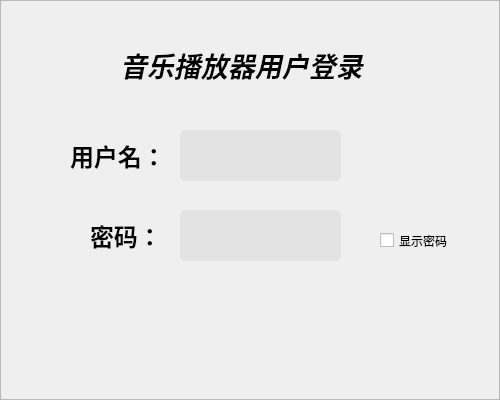
<?xml version="1.0" encoding="UTF-8"?>
<ui version="4.0">
 <class>Login</class>
 <widget class="QWidget" name="Login">
  <property name="geometry">
   <rect>
    <x>0</x>
    <y>0</y>
    <width>500</width>
    <height>400</height>
   </rect>
  </property>
  <property name="minimumSize">
   <size>
    <width>500</width>
    <height>400</height>
   </size>
  </property>
  <property name="maximumSize">
   <size>
    <width>500</width>
    <height>400</height>
   </size>
  </property>
  <property name="windowTitle">
   <string>Form</string>
  </property>
  <property name="styleSheet">
   <string notr="true"/>
  </property>
  <widget class="QFrame" name="frame">
   <property name="geometry">
    <rect>
     <x>0</x>
     <y>0</y>
     <width>500</width>
     <height>400</height>
    </rect>
   </property>
   <property name="minimumSize">
    <size>
     <width>500</width>
     <height>400</height>
    </size>
   </property>
   <property name="maximumSize">
    <size>
     <width>500</width>
     <height>400</height>
    </size>
   </property>
   <property name="autoFillBackground">
    <bool>false</bool>
   </property>
   <property name="styleSheet">
    <string notr="true">/*QFrame{
	background-color: #138A93;
	border-radius:12px;
}*/
QLabel{
color:white;
}
QLineEdit{
	border-radius:6px;
}

QPushButton:pressed
{
	background-color: rgb(248, 255, 110);
}</string>
   </property>
   <property name="frameShape">
    <enum>QFrame::StyledPanel</enum>
   </property>
   <property name="frameShadow">
    <enum>QFrame::Raised</enum>
   </property>
   <widget class="QLineEdit" name="userName">
    <property name="geometry">
     <rect>
      <x>180</x>
      <y>130</y>
      <width>161</width>
      <height>51</height>
     </rect>
    </property>
    <property name="styleSheet">
     <string notr="true">background-color: rgb(227, 227, 227);</string>
    </property>
   </widget>
   <widget class="QLabel" name="label">
    <property name="geometry">
     <rect>
      <x>70</x>
      <y>130</y>
      <width>91</width>
      <height>51</height>
     </rect>
    </property>
    <property name="styleSheet">
     <string notr="true">*{
	
	color: rgb(0, 0, 0);
}</string>
    </property>
    <property name="text">
     <string>&lt;html&gt;&lt;head/&gt;&lt;body&gt;&lt;p&gt;&lt;span style=&quot; font-size:18pt; font-weight:700;&quot;&gt;用户名：&lt;/span&gt;&lt;/p&gt;&lt;/body&gt;&lt;/html&gt;</string>
    </property>
   </widget>
   <widget class="QLabel" name="label_2">
    <property name="geometry">
     <rect>
      <x>90</x>
      <y>210</y>
      <width>81</width>
      <height>51</height>
     </rect>
    </property>
    <property name="styleSheet">
     <string notr="true">*{
	
	color: rgb(0, 0, 0);
}</string>
    </property>
    <property name="text">
     <string>&lt;html&gt;&lt;head/&gt;&lt;body&gt;&lt;p&gt;&lt;span style=&quot; font-size:18pt; font-weight:700;&quot;&gt;密码：&lt;/span&gt;&lt;/p&gt;&lt;/body&gt;&lt;/html&gt;</string>
    </property>
   </widget>
   <widget class="QLineEdit" name="userID">
    <property name="geometry">
     <rect>
      <x>180</x>
      <y>210</y>
      <width>161</width>
      <height>51</height>
     </rect>
    </property>
    <property name="styleSheet">
     <string notr="true">background-color: rgb(227, 227, 227);</string>
    </property>
   </widget>
   <widget class="QLabel" name="label_3">
    <property name="geometry">
     <rect>
      <x>120</x>
      <y>40</y>
      <width>271</width>
      <height>51</height>
     </rect>
    </property>
    <property name="text">
     <string>&lt;html&gt;&lt;head/&gt;&lt;body&gt;&lt;p&gt;&lt;span style=&quot; font-size:20pt; font-weight:700; font-style:italic; color:#000000;&quot;&gt;音乐播放器用户登录&lt;/span&gt;&lt;/p&gt;&lt;/body&gt;&lt;/html&gt;</string>
    </property>
   </widget>
   <widget class="QPushButton" name="Login_2">
    <property name="geometry">
     <rect>
      <x>80</x>
      <y>310</y>
      <width>50</width>
      <height>50</height>
     </rect>
    </property>
    <property name="minimumSize">
     <size>
      <width>50</width>
      <height>50</height>
     </size>
    </property>
    <property name="maximumSize">
     <size>
      <width>50</width>
      <height>50</height>
     </size>
    </property>
    <property name="autoFillBackground">
     <bool>false</bool>
    </property>
    <property name="styleSheet">
     <string notr="true">image: url(:/image_/denglu.png);</string>
    </property>
    <property name="text">
     <string/>
    </property>
    <property name="flat">
     <bool>true</bool>
    </property>
   </widget>
   <widget class="QPushButton" name="Create">
    <property name="geometry">
     <rect>
      <x>230</x>
      <y>310</y>
      <width>50</width>
      <height>50</height>
     </rect>
    </property>
    <property name="minimumSize">
     <size>
      <width>50</width>
      <height>50</height>
     </size>
    </property>
    <property name="maximumSize">
     <size>
      <width>50</width>
      <height>50</height>
     </size>
    </property>
    <property name="styleSheet">
     <string notr="true">image: url(:/image_/zhuce.png);</string>
    </property>
    <property name="text">
     <string/>
    </property>
    <property name="flat">
     <bool>true</bool>
    </property>
   </widget>
   <widget class="QCheckBox" name="checkBox">
    <property name="geometry">
     <rect>
      <x>380</x>
      <y>220</y>
      <width>91</width>
      <height>41</height>
     </rect>
    </property>
    <property name="text">
     <string>显示密码</string>
    </property>
   </widget>
   <widget class="QPushButton" name="pushButton">
    <property name="geometry">
     <rect>
      <x>370</x>
      <y>320</y>
      <width>31</width>
      <height>31</height>
     </rect>
    </property>
    <property name="styleSheet">
     <string notr="true">image: url(:/image_/back.png);</string>
    </property>
    <property name="text">
     <string/>
    </property>
    <property name="autoDefault">
     <bool>true</bool>
    </property>
    <property name="default">
     <bool>false</bool>
    </property>
    <property name="flat">
     <bool>true</bool>
    </property>
   </widget>
  </widget>
 </widget>
 <resources/>
 <connections/>
</ui>
